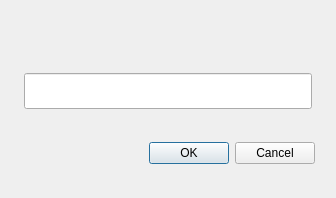
<?xml version="1.0" encoding="UTF-8"?>
<ui version="4.0">
 <class>InputChange</class>
 <widget class="QDialog" name="InputChange">
  <property name="geometry">
   <rect>
    <x>0</x>
    <y>0</y>
    <width>336</width>
    <height>198</height>
   </rect>
  </property>
  <property name="sizePolicy">
   <sizepolicy hsizetype="Preferred" vsizetype="Expanding">
    <horstretch>0</horstretch>
    <verstretch>0</verstretch>
   </sizepolicy>
  </property>
  <property name="minimumSize">
   <size>
    <width>336</width>
    <height>198</height>
   </size>
  </property>
  <property name="windowTitle">
   <string/>
  </property>
  <widget class="QDialogButtonBox" name="buttonBox">
   <property name="geometry">
    <rect>
     <x>24</x>
     <y>138</y>
     <width>291</width>
     <height>31</height>
    </rect>
   </property>
   <property name="orientation">
    <enum>Qt::Horizontal</enum>
   </property>
   <property name="standardButtons">
    <set>QDialogButtonBox::Cancel|QDialogButtonBox::Ok</set>
   </property>
  </widget>
  <widget class="QLineEdit" name="lineEditResult">
   <property name="geometry">
    <rect>
     <x>24</x>
     <y>73</y>
     <width>288</width>
     <height>36</height>
    </rect>
   </property>
   <property name="minimumSize">
    <size>
     <width>288</width>
     <height>36</height>
    </size>
   </property>
  </widget>
  <widget class="QLabel" name="labelContent">
   <property name="geometry">
    <rect>
     <x>24</x>
     <y>40</y>
     <width>288</width>
     <height>25</height>
    </rect>
   </property>
   <property name="sizePolicy">
    <sizepolicy hsizetype="Preferred" vsizetype="Expanding">
     <horstretch>0</horstretch>
     <verstretch>0</verstretch>
    </sizepolicy>
   </property>
   <property name="minimumSize">
    <size>
     <width>288</width>
     <height>25</height>
    </size>
   </property>
   <property name="text">
    <string/>
   </property>
  </widget>
  <widget class="WindowTitle" name="title" native="true">
   <property name="geometry">
    <rect>
     <x>0</x>
     <y>0</y>
     <width>336</width>
     <height>38</height>
    </rect>
   </property>
   <property name="minimumSize">
    <size>
     <width>336</width>
     <height>38</height>
    </size>
   </property>
  </widget>
 </widget>
 <customwidgets>
  <customwidget>
   <class>WindowTitle</class>
   <extends>QWidget</extends>
   <header>src/view/windowtitle.h</header>
   <container>1</container>
  </customwidget>
 </customwidgets>
 <resources/>
 <connections>
  <connection>
   <sender>buttonBox</sender>
   <signal>accepted()</signal>
   <receiver>InputChange</receiver>
   <slot>accept()</slot>
   <hints>
    <hint type="sourcelabel">
     <x>248</x>
     <y>254</y>
    </hint>
    <hint type="destinationlabel">
     <x>157</x>
     <y>274</y>
    </hint>
   </hints>
  </connection>
  <connection>
   <sender>buttonBox</sender>
   <signal>rejected()</signal>
   <receiver>InputChange</receiver>
   <slot>reject()</slot>
   <hints>
    <hint type="sourcelabel">
     <x>316</x>
     <y>260</y>
    </hint>
    <hint type="destinationlabel">
     <x>286</x>
     <y>274</y>
    </hint>
   </hints>
  </connection>
 </connections>
</ui>
